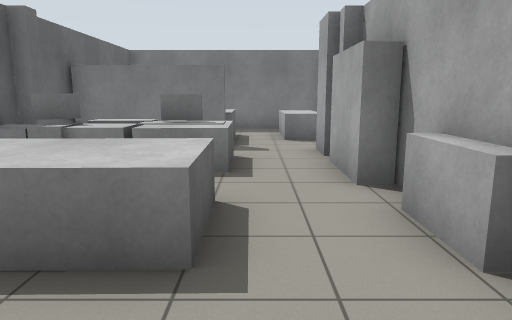
View 1 (above)

12 first-person views from a walk through a world built for the Gazebo simulator. The camera is 1.2 m above the floor, tilts 10° down and sees 70° across. The floor is counted in squares, 1 m on a side. Each view is taken from the middle of a square. On the plan, view 1 faces up. The plan holds only what a view shows up to about 14 squares ahead; the rest is blank.

View 2
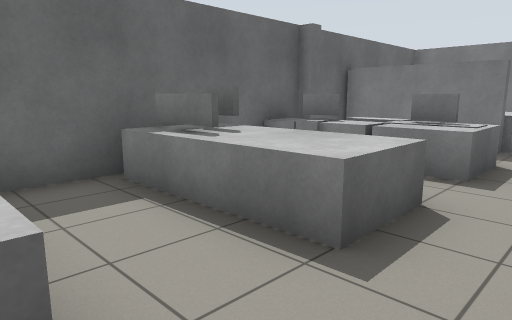

View 3
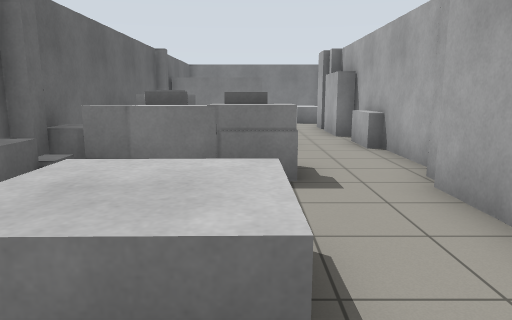

View 4
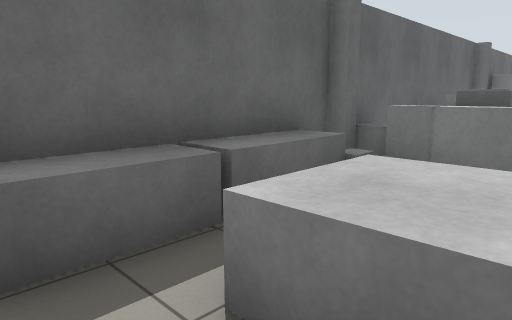

View 5
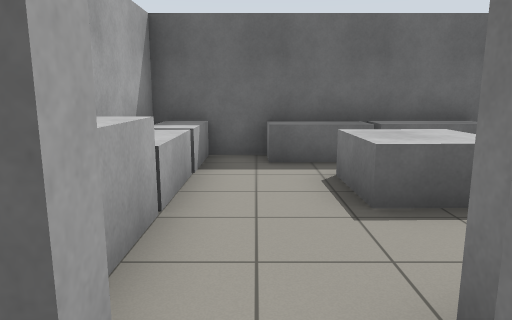

View 6
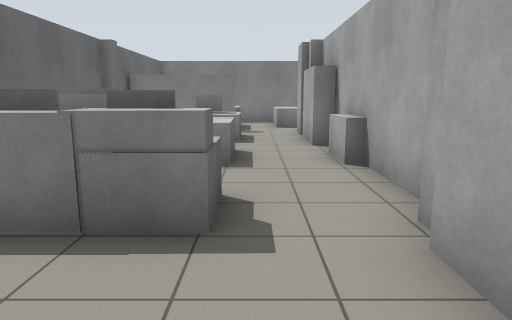

View 7
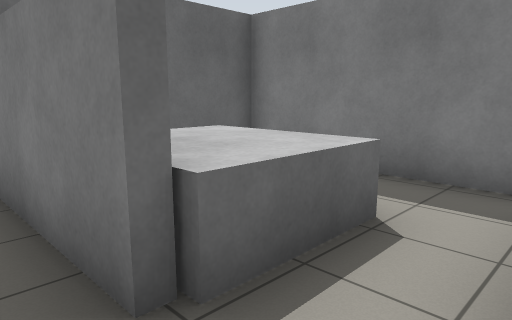

View 8
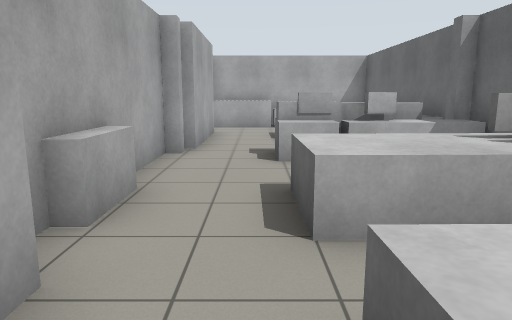

View 9
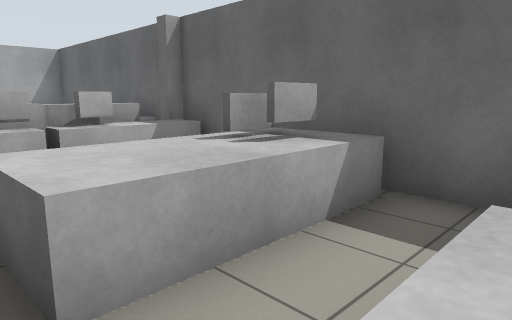

View 10
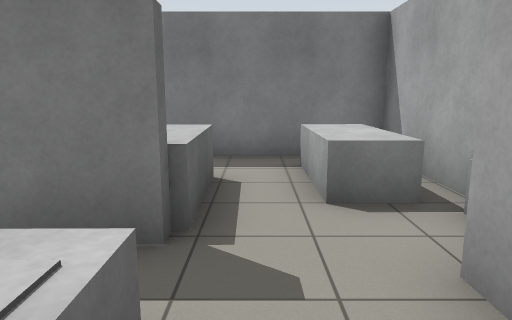

View 11
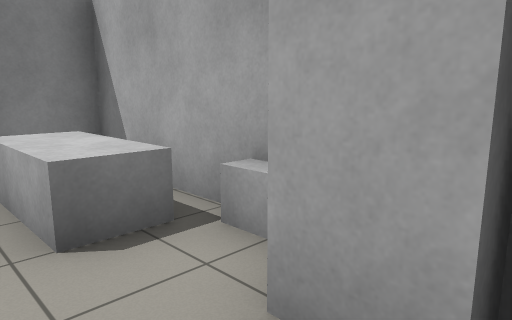

View 12
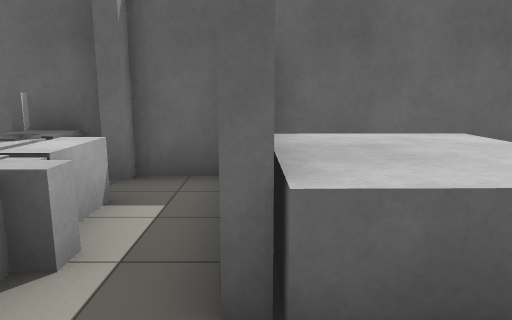

### Floor plan
Key: @ floor where view 1 was taken; # wall or solid block; . floor; = window, fence, low wall or low ledge.
Columns run from 4 left of view 1 to 3 right of it. Each row starts with its distance up from view 1.
 13 ########
 12 #  ..==#
 11 #===.==#
 10 ###=.==#
  9 ####..=#
  8 #.....#
  7 #==#..#
  6 ##==..#
  5 #.....#
  4 ====..#
  3 ##==..#
  2 #.....#
  1 #.....#
  0 #=##@.#
 -1 #===..#
 -2 #.....#
 -3 #.==..#
 -4 #.==..#
 -5 #.=...#
 -6 #..... .
 -7 ======#
 -8 ####

Where each view was taken, in squares from view 1:
view 1: 0 up, 0 right, facing up
view 2: 0 up, 1 right, facing up-left
view 3: 6 down, 1 left, facing up
view 4: 6 down, 1 left, facing up-left
view 5: 6 down, 3 right, facing left
view 6: 4 down, 0 right, facing up
view 7: 8 up, 1 right, facing up-left
view 8: 7 up, 0 right, facing down
view 9: 6 up, 0 right, facing down-left
view 10: 6 up, 0 right, facing up
view 11: 7 up, 0 right, facing up-right
view 12: 9 up, 1 right, facing left
